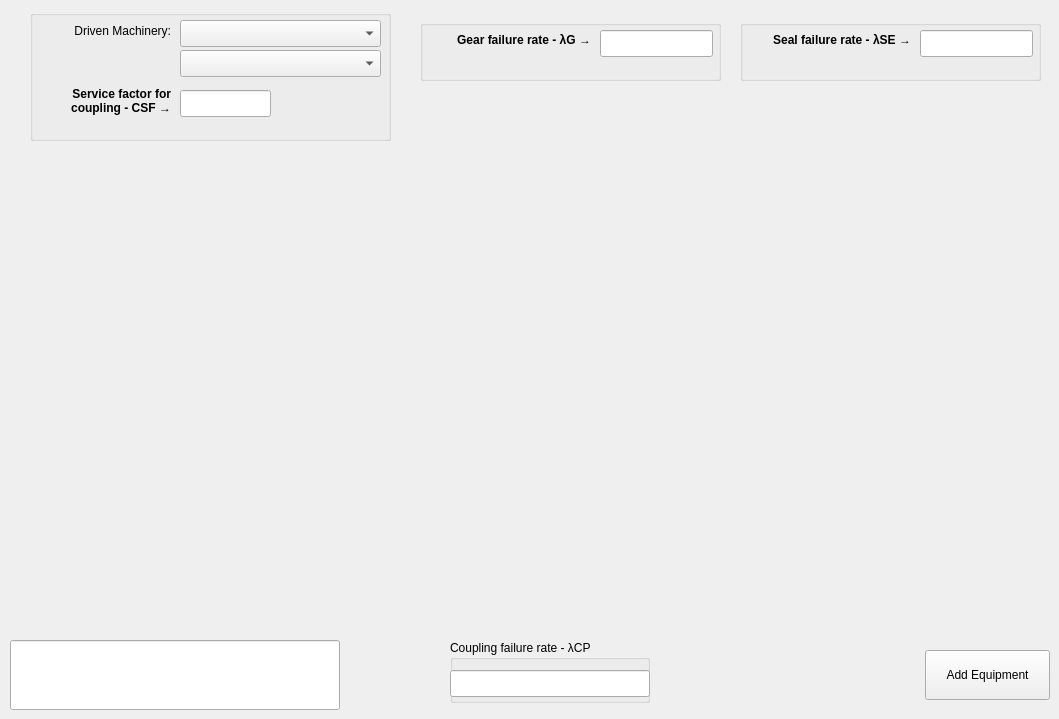
    <widget class="QWidget" name="tab_mechanical_couplings">
     <attribute name="title">
      <string>Mechanical Couplings</string>
     </attribute>
     <widget class="QGroupBox" name="groupBox_cp_gr_lambda_g">
      <property name="geometry">
       <rect>
        <x>420</x>
        <y>20</y>
        <width>301</width>
        <height>61</height>
       </rect>
      </property>
      <property name="title">
       <string/>
      </property>
      <widget class="QLineEdit" name="lineEdit_cp_gr_lamda_g">
       <property name="geometry">
        <rect>
         <x>180</x>
         <y>10</y>
         <width>113</width>
         <height>27</height>
        </rect>
       </property>
       <property name="readOnly">
        <bool>true</bool>
       </property>
      </widget>
      <widget class="QLabel" name="label_cp_gr_lambda_g">
       <property name="geometry">
        <rect>
         <x>0</x>
         <y>10</y>
         <width>171</width>
         <height>20</height>
        </rect>
       </property>
       <property name="font">
        <font>
         <weight>75</weight>
         <bold>true</bold>
        </font>
       </property>
       <property name="text">
        <string>Gear failure rate - λG →</string>
       </property>
       <property name="alignment">
        <set>Qt::AlignRight|Qt::AlignTrailing|Qt::AlignVCenter</set>
       </property>
      </widget>
     </widget>
     <widget class="QGroupBox" name="groupBox_cp_c_sf">
      <property name="geometry">
       <rect>
        <x>30</x>
        <y>10</y>
        <width>361</width>
        <height>131</height>
       </rect>
      </property>
      <property name="title">
       <string/>
      </property>
      <widget class="QLabel" name="label_cp_driven_machinery">
       <property name="geometry">
        <rect>
         <x>10</x>
         <y>10</y>
         <width>131</width>
         <height>21</height>
        </rect>
       </property>
       <property name="text">
        <string>Driven Machinery:</string>
       </property>
       <property name="alignment">
        <set>Qt::AlignRight|Qt::AlignTrailing|Qt::AlignVCenter</set>
       </property>
      </widget>
      <widget class="QComboBox" name="comboBox_cp_torque">
       <property name="geometry">
        <rect>
         <x>150</x>
         <y>40</y>
         <width>201</width>
         <height>27</height>
        </rect>
       </property>
      </widget>
      <widget class="QLabel" name="label_cp_c_sf">
       <property name="geometry">
        <rect>
         <x>10</x>
         <y>60</y>
         <width>131</width>
         <height>61</height>
        </rect>
       </property>
       <property name="font">
        <font>
         <weight>75</weight>
         <bold>true</bold>
        </font>
       </property>
       <property name="text">
        <string>Service factor for coupling - CSF →</string>
       </property>
       <property name="alignment">
        <set>Qt::AlignRight|Qt::AlignTrailing|Qt::AlignVCenter</set>
       </property>
       <property name="wordWrap">
        <bool>true</bool>
       </property>
      </widget>
      <widget class="QLineEdit" name="lineEdit_cp_c_sf">
       <property name="geometry">
        <rect>
         <x>150</x>
         <y>80</y>
         <width>91</width>
         <height>27</height>
        </rect>
       </property>
       <property name="readOnly">
        <bool>true</bool>
       </property>
      </widget>
      <widget class="QComboBox" name="comboBox_cp_driven_machinery">
       <property name="geometry">
        <rect>
         <x>150</x>
         <y>10</y>
         <width>201</width>
         <height>27</height>
        </rect>
       </property>
      </widget>
     </widget>
     <widget class="QGroupBox" name="groupBox_cp_se_lambda_se">
      <property name="geometry">
       <rect>
        <x>740</x>
        <y>20</y>
        <width>301</width>
        <height>61</height>
       </rect>
      </property>
      <property name="title">
       <string/>
      </property>
      <widget class="QLineEdit" name="lineEdit_cp_se_lambda_se">
       <property name="geometry">
        <rect>
         <x>180</x>
         <y>10</y>
         <width>113</width>
         <height>27</height>
        </rect>
       </property>
       <property name="readOnly">
        <bool>true</bool>
       </property>
      </widget>
      <widget class="QLabel" name="label_cp_se_lambda_se">
       <property name="geometry">
        <rect>
         <x>0</x>
         <y>10</y>
         <width>171</width>
         <height>20</height>
        </rect>
       </property>
       <property name="font">
        <font>
         <weight>75</weight>
         <bold>true</bold>
        </font>
       </property>
       <property name="text">
        <string>Seal failure rate - λSE →</string>
       </property>
       <property name="alignment">
        <set>Qt::AlignRight|Qt::AlignTrailing|Qt::AlignVCenter</set>
       </property>
      </widget>
     </widget>
     <widget class="QLineEdit" name="lineEdit_cp_warning_box">
      <property name="geometry">
       <rect>
        <x>10</x>
        <y>640</y>
        <width>330</width>
        <height>70</height>
       </rect>
      </property>
      <property name="readOnly">
       <bool>true</bool>
      </property>
     </widget>
     <widget class="QGroupBox" name="groupBox_cp_lambda_cp">
      <property name="geometry">
       <rect>
        <x>450</x>
        <y>640</y>
        <width>200</width>
        <height>63</height>
       </rect>
      </property>
      <property name="font">
       <font>
        <underline>false</underline>
        <strikeout>false</strikeout>
       </font>
      </property>
      <property name="title">
       <string>Coupling failure rate - λCP</string>
      </property>
      <widget class="QLineEdit" name="lineEdit_cp_lambda_cp">
       <property name="geometry">
        <rect>
         <x>0</x>
         <y>30</y>
         <width>200</width>
         <height>27</height>
        </rect>
       </property>
       <property name="readOnly">
        <bool>true</bool>
       </property>
      </widget>
     </widget>
     <widget class="QPushButton" name="addButton_c_me_mechanical_couplings">
      <property name="geometry">
       <rect>
        <x>925</x>
        <y>650</y>
        <width>125</width>
        <height>50</height>
       </rect>
      </property>
      <property name="text">
       <string>Add Equipment</string>
      </property>
     </widget>
    </widget>
